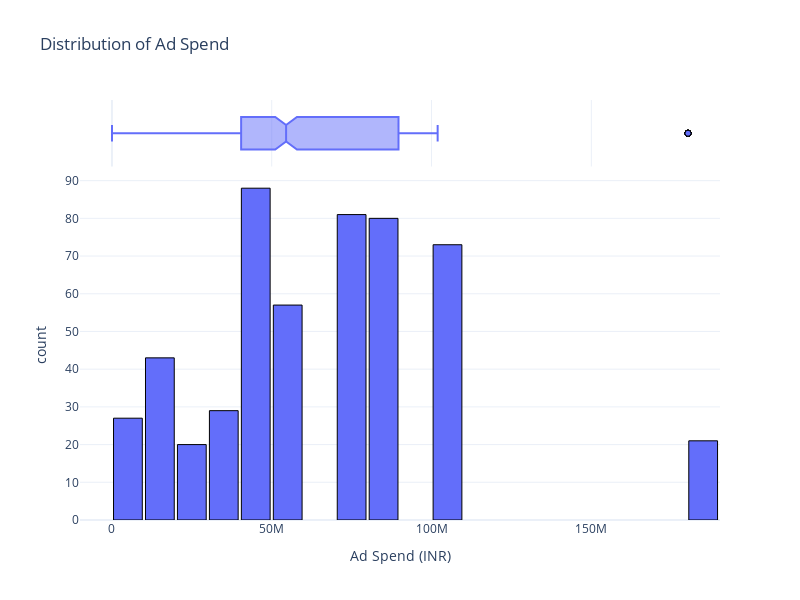

Notebook source saved alongside this figure:
### Markdown cell above
#### Now, let’s have a look at the distribution of ad spending:

### Code cell
fig = px.histogram(merged_data, x='Amount spent (INR)', nbins=30, marginal='box',
                   labels={'Amount spent (INR)': 'Ad Spend (INR)'},
                   title='Distribution of Ad Spend')

fig.update_traces(marker=dict(line=dict(color='black', width=1)))
fig.update_layout(bargap=0.1, width=800, height=600)

fig.show()

### Figure 1 — Plotly figure (JSON) as saved in the notebook; plotly's stock layout.template omitted (floating-point values rounded to 4 significant figures; data arrays with more than 128 entries replaced by an {"elided": "..."} marker saying what was removed)
{"data": [{"alignmentgroup": "True", "bingroup": "x", "hovertemplate": "Ad Spend (INR)=%{x}<br>count=%{y}<extra></extra>", "legendgroup": "", "marker": {"color": "#636efa", "line": {"color": "black", "width": 1}, "pattern": {"shape": ""}}, "name": "", "nbinsx": 30, "offsetgroup": "", "orientation": "v", "showlegend": false, "type": "histogram", "x": {"elided": "550 int values"}, "xaxis": "x", "yaxis": "y"}, {"alignmentgroup": "True", "hovertemplate": "Ad Spend (INR)=%{x}<extra></extra>", "legendgroup": "", "marker": {"color": "#636efa", "line": {"color": "black", "width": 1}}, "name": "", "notched": true, "offsetgroup": "", "showlegend": false, "type": "box", "x": {"elided": "550 int values"}, "xaxis": "x2", "yaxis": "y2"}], "layout": {"bargap": 0.1, "barmode": "relative", "height": 600, "legend": {"tracegroupgap": 0}, "title": {"text": "Distribution of Ad Spend"}, "width": 800, "xaxis": {"anchor": "y", "autorange": true, "domain": [0, 1], "range": [-9993000.0, 190300000.0], "title": {"text": "Ad Spend (INR)"}, "type": "linear"}, "xaxis2": {"anchor": "y2", "autorange": true, "domain": [0, 1], "matches": "x", "range": [-9993000.0, 190300000.0], "showgrid": true, "showticklabels": false, "type": "linear"}, "yaxis": {"anchor": "x", "autorange": true, "domain": [0, 0.8316], "range": [0, 92.63], "title": {"text": "count"}}, "yaxis2": {"anchor": "x2", "autorange": true, "domain": [0.8416, 1], "matches": "y2", "range": [-0.5, 0.5], "showgrid": false, "showline": false, "showticklabels": false, "ticks": "", "type": "category"}}}
